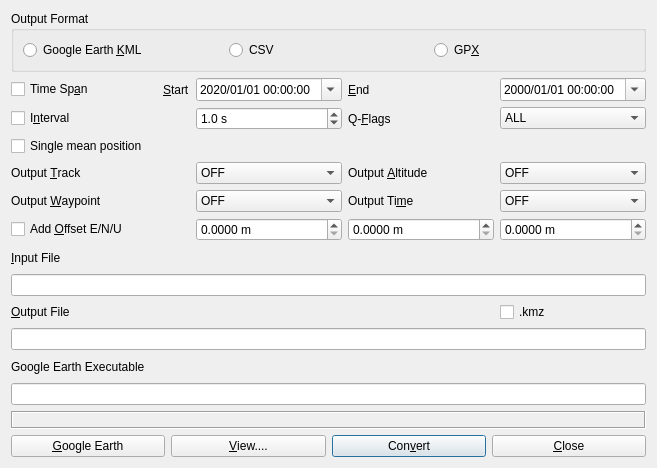
<?xml version="1.0" encoding="UTF-8"?>
<ui version="4.0">
 <class>ConvDialog</class>
 <widget class="QWidget" name="ConvDialog">
  <property name="geometry">
   <rect>
    <x>0</x>
    <y>0</y>
    <width>657</width>
    <height>468</height>
   </rect>
  </property>
  <property name="windowTitle">
   <string>KML/CSV/GPX Converter</string>
  </property>
  <layout class="QVBoxLayout" name="verticalLayout">
   <item>
    <widget class="QWidget" name="panelMain" native="true">
     <property name="text" stdset="0">
      <string/>
     </property>
     <layout class="QGridLayout" name="gridLayout">
      <property name="leftMargin">
       <number>0</number>
      </property>
      <property name="topMargin">
       <number>0</number>
      </property>
      <property name="rightMargin">
       <number>0</number>
      </property>
      <property name="bottomMargin">
       <number>0</number>
      </property>
      <item row="7" column="0">
       <widget class="QLabel" name="lblOutputWaypoint">
        <property name="toolTip">
         <string/>
        </property>
        <property name="text">
         <string>Output &amp;Waypoint</string>
        </property>
        <property name="buddy">
         <cstring>cBPointColor</cstring>
        </property>
       </widget>
      </item>
      <item row="2" column="1">
       <widget class="QLabel" name="lblStart">
        <property name="sizePolicy">
         <sizepolicy hsizetype="Maximum" vsizetype="Preferred">
          <horstretch>0</horstretch>
          <verstretch>0</verstretch>
         </sizepolicy>
        </property>
        <property name="text">
         <string>&amp;Start</string>
        </property>
        <property name="buddy">
         <cstring>dateTimeStart</cstring>
        </property>
       </widget>
      </item>
      <item row="2" column="0">
       <widget class="QCheckBox" name="cBTimeSpan">
        <property name="toolTip">
         <string/>
        </property>
        <property name="text">
         <string>Time Sp&amp;an</string>
        </property>
       </widget>
      </item>
      <item row="2" column="2">
       <widget class="QDateTimeEdit" name="dateTimeStart">
        <property name="dateTime">
         <datetime>
          <hour>0</hour>
          <minute>0</minute>
          <second>0</second>
          <year>2020</year>
          <month>1</month>
          <day>1</day>
         </datetime>
        </property>
        <property name="displayFormat">
         <string>yyyy/MM/dd hh:mm:ss</string>
        </property>
        <property name="calendarPopup">
         <bool>true</bool>
        </property>
        <property name="timeSpec">
         <enum>Qt::UTC</enum>
        </property>
       </widget>
      </item>
      <item row="15" column="0" colspan="5">
       <widget class="QLineEdit" name="lEOutputFile">
        <property name="toolTip">
         <string>Output filename</string>
        </property>
        <property name="maxLength">
         <number>1023</number>
        </property>
        <property name="readOnly">
         <bool>true</bool>
        </property>
       </widget>
      </item>
      <item row="14" column="4">
       <widget class="QCheckBox" name="cBCompress">
        <property name="toolTip">
         <string/>
        </property>
        <property name="text">
         <string>.kmz</string>
        </property>
       </widget>
      </item>
      <item row="2" column="4">
       <widget class="QDateTimeEdit" name="dateTimeStop">
        <property name="displayFormat">
         <string>yyyy/MM/dd hh:mm:ss</string>
        </property>
        <property name="calendarPopup">
         <bool>true</bool>
        </property>
        <property name="timeSpec">
         <enum>Qt::UTC</enum>
        </property>
       </widget>
      </item>
      <item row="14" column="0" colspan="2">
       <widget class="QLabel" name="lblOutputFile">
        <property name="text">
         <string>&amp;Output File</string>
        </property>
        <property name="buddy">
         <cstring>lEOutputFile</cstring>
        </property>
       </widget>
      </item>
      <item row="6" column="2">
       <widget class="QComboBox" name="cBTrackColor">
        <property name="toolTip">
         <string/>
        </property>
        <item>
         <property name="text">
          <string>OFF</string>
         </property>
        </item>
        <item>
         <property name="text">
          <string>White</string>
         </property>
        </item>
        <item>
         <property name="text">
          <string>Green</string>
         </property>
        </item>
        <item>
         <property name="text">
          <string>Orange</string>
         </property>
        </item>
        <item>
         <property name="text">
          <string>Red</string>
         </property>
        </item>
        <item>
         <property name="text">
          <string>Yellow</string>
         </property>
        </item>
       </widget>
      </item>
      <item row="9" column="0" colspan="2">
       <widget class="QCheckBox" name="cBAddOffset">
        <property name="toolTip">
         <string/>
        </property>
        <property name="text">
         <string>Add &amp;Offset E/N/U</string>
        </property>
       </widget>
      </item>
      <item row="7" column="2">
       <widget class="QComboBox" name="cBPointColor">
        <property name="toolTip">
         <string/>
        </property>
        <item>
         <property name="text">
          <string>OFF</string>
         </property>
        </item>
        <item>
         <property name="text">
          <string>White</string>
         </property>
        </item>
        <item>
         <property name="text">
          <string>Green</string>
         </property>
        </item>
        <item>
         <property name="text">
          <string>Orange</string>
         </property>
        </item>
        <item>
         <property name="text">
          <string>Red</string>
         </property>
        </item>
        <item>
         <property name="text">
          <string>By Q-Flag</string>
         </property>
        </item>
       </widget>
      </item>
      <item row="2" column="3">
       <widget class="QLabel" name="lblEnd">
        <property name="text">
         <string>&amp;End</string>
        </property>
        <property name="buddy">
         <cstring>dateTimeStop</cstring>
        </property>
       </widget>
      </item>
      <item row="6" column="0">
       <widget class="QLabel" name="lblOutputTrack">
        <property name="toolTip">
         <string/>
        </property>
        <property name="text">
         <string>Output &amp;Track</string>
        </property>
        <property name="buddy">
         <cstring>cBTrackColor</cstring>
        </property>
       </widget>
      </item>
      <item row="10" column="0">
       <widget class="QLabel" name="lblInputFile">
        <property name="toolTip">
         <string/>
        </property>
        <property name="text">
         <string>&amp;Input File</string>
        </property>
        <property name="buddy">
         <cstring>lEInputFile</cstring>
        </property>
       </widget>
      </item>
      <item row="4" column="3">
       <widget class="QLabel" name="lblQFlags">
        <property name="toolTip">
         <string/>
        </property>
        <property name="text">
         <string>Q-&amp;Flags</string>
        </property>
        <property name="buddy">
         <cstring>cBQFlags</cstring>
        </property>
       </widget>
      </item>
      <item row="4" column="4">
       <widget class="QComboBox" name="cBQFlags">
        <property name="toolTip">
         <string/>
        </property>
        <item>
         <property name="text">
          <string>ALL</string>
         </property>
        </item>
        <item>
         <property name="text">
          <string>Q=1</string>
         </property>
        </item>
        <item>
         <property name="text">
          <string>Q=2</string>
         </property>
        </item>
        <item>
         <property name="text">
          <string>Q=3</string>
         </property>
        </item>
        <item>
         <property name="text">
          <string>Q=4</string>
         </property>
        </item>
        <item>
         <property name="text">
          <string>Q=5</string>
         </property>
        </item>
        <item>
         <property name="text">
          <string>Q=6</string>
         </property>
        </item>
       </widget>
      </item>
      <item row="6" column="4">
       <widget class="QComboBox" name="cBOutputAltitude">
        <property name="enabled">
         <bool>true</bool>
        </property>
        <property name="toolTip">
         <string/>
        </property>
        <item>
         <property name="text">
          <string>OFF</string>
         </property>
        </item>
        <item>
         <property name="text">
          <string>Ellipsoidal</string>
         </property>
        </item>
        <item>
         <property name="text">
          <string>Geodetic</string>
         </property>
        </item>
       </widget>
      </item>
      <item row="7" column="4">
       <widget class="QComboBox" name="cBOutputTime">
        <property name="toolTip">
         <string/>
        </property>
        <item>
         <property name="text">
          <string>OFF</string>
         </property>
        </item>
        <item>
         <property name="text">
          <string>GPST</string>
         </property>
        </item>
        <item>
         <property name="text">
          <string>UTC</string>
         </property>
        </item>
        <item>
         <property name="text">
          <string>JST</string>
         </property>
        </item>
       </widget>
      </item>
      <item row="7" column="3">
       <widget class="QLabel" name="lblOutputTime">
        <property name="toolTip">
         <string/>
        </property>
        <property name="text">
         <string>Output Ti&amp;me</string>
        </property>
        <property name="buddy">
         <cstring>cBOutputTime</cstring>
        </property>
       </widget>
      </item>
      <item row="17" column="0" colspan="2">
       <widget class="QLabel" name="lblGEExecutable">
        <property name="text">
         <string>Google Earth Executable</string>
        </property>
        <property name="buddy">
         <cstring>lEGoogleEarthFile</cstring>
        </property>
       </widget>
      </item>
      <item row="9" column="2" colspan="3">
       <widget class="QWidget" name="wgOffset" native="true">
        <layout class="QHBoxLayout" name="horizontalLayout_2">
         <property name="leftMargin">
          <number>0</number>
         </property>
         <property name="topMargin">
          <number>0</number>
         </property>
         <property name="rightMargin">
          <number>0</number>
         </property>
         <property name="bottomMargin">
          <number>0</number>
         </property>
         <item>
          <widget class="QDoubleSpinBox" name="sBOffset1">
           <property name="suffix">
            <string> m</string>
           </property>
           <property name="decimals">
            <number>4</number>
           </property>
           <property name="maximum">
            <double>1000.000000000000000</double>
           </property>
          </widget>
         </item>
         <item>
          <widget class="QDoubleSpinBox" name="sBOffset2">
           <property name="suffix">
            <string> m</string>
           </property>
           <property name="decimals">
            <number>4</number>
           </property>
           <property name="maximum">
            <double>10000.000000000000000</double>
           </property>
          </widget>
         </item>
         <item>
          <widget class="QDoubleSpinBox" name="sBOffset3">
           <property name="suffix">
            <string> m</string>
           </property>
           <property name="decimals">
            <number>4</number>
           </property>
           <property name="maximum">
            <double>10000.000000000000000</double>
           </property>
          </widget>
         </item>
        </layout>
       </widget>
      </item>
      <item row="19" column="0" colspan="5">
       <widget class="QLabel" name="lblMessage">
        <property name="sizePolicy">
         <sizepolicy hsizetype="Preferred" vsizetype="Fixed">
          <horstretch>0</horstretch>
          <verstretch>0</verstretch>
         </sizepolicy>
        </property>
        <property name="toolTip">
         <string/>
        </property>
        <property name="frameShape">
         <enum>QFrame::Box</enum>
        </property>
        <property name="frameShadow">
         <enum>QFrame::Sunken</enum>
        </property>
       </widget>
      </item>
      <item row="4" column="2">
       <widget class="QDoubleSpinBox" name="sBTimeInterval">
        <property name="suffix">
         <string> s</string>
        </property>
        <property name="decimals">
         <number>1</number>
        </property>
        <property name="maximum">
         <double>100000.000000000000000</double>
        </property>
        <property name="value">
         <double>1.000000000000000</double>
        </property>
       </widget>
      </item>
      <item row="6" column="3">
       <widget class="QLabel" name="lblOutputAltitude">
        <property name="toolTip">
         <string/>
        </property>
        <property name="text">
         <string>Output &amp;Altitude</string>
        </property>
        <property name="buddy">
         <cstring>cBOutputAltitude</cstring>
        </property>
       </widget>
      </item>
      <item row="4" column="0" colspan="2">
       <widget class="QCheckBox" name="cBTimeInterval">
        <property name="toolTip">
         <string/>
        </property>
        <property name="text">
         <string>I&amp;nterval</string>
        </property>
       </widget>
      </item>
      <item row="5" column="0" colspan="2">
       <widget class="QCheckBox" name="cBSingleMean">
        <property name="toolTip">
         <string/>
        </property>
        <property name="text">
         <string>Single mean position</string>
        </property>
       </widget>
      </item>
      <item row="18" column="0" colspan="5">
       <widget class="QLineEdit" name="lEGoogleEarthFile">
        <property name="toolTip">
         <string/>
        </property>
        <property name="maxLength">
         <number>1023</number>
        </property>
       </widget>
      </item>
      <item row="13" column="0" colspan="5">
       <widget class="QLineEdit" name="lEInputFile">
        <property name="toolTip">
         <string/>
        </property>
        <property name="maxLength">
         <number>1023</number>
        </property>
       </widget>
      </item>
      <item row="0" column="0" colspan="5">
       <widget class="QGroupBox" name="gBFormat">
        <property name="title">
         <string>Output Format</string>
        </property>
        <layout class="QGridLayout" name="gridLayout_2">
         <item row="0" column="0">
          <widget class="QRadioButton" name="rBFormatKML">
           <property name="text">
            <string>Google Earth &amp;KML</string>
           </property>
          </widget>
         </item>
         <item row="0" column="1">
          <widget class="QRadioButton" name="rBFormatCSV">
           <property name="text">
            <string>CSV</string>
           </property>
          </widget>
         </item>
         <item row="0" column="2">
          <widget class="QRadioButton" name="rBFormatGPX">
           <property name="text">
            <string>GP&amp;X</string>
           </property>
          </widget>
         </item>
        </layout>
       </widget>
      </item>
     </layout>
    </widget>
   </item>
   <item>
    <widget class="QWidget" name="wgButtons" native="true">
     <property name="sizePolicy">
      <sizepolicy hsizetype="Preferred" vsizetype="Fixed">
       <horstretch>0</horstretch>
       <verstretch>0</verstretch>
      </sizepolicy>
     </property>
     <layout class="QHBoxLayout" name="horizontalLayout">
      <property name="leftMargin">
       <number>0</number>
      </property>
      <property name="topMargin">
       <number>0</number>
      </property>
      <property name="rightMargin">
       <number>0</number>
      </property>
      <property name="bottomMargin">
       <number>0</number>
      </property>
      <item>
       <widget class="QPushButton" name="btnGoogleEarth">
        <property name="toolTip">
         <string>Start Google Earth</string>
        </property>
        <property name="text">
         <string>&amp;Google Earth</string>
        </property>
        <property name="icon">
         <iconset resource="../icon/resources.qrc">
          <normaloff>:/buttons/ge</normaloff>:/buttons/ge</iconset>
        </property>
       </widget>
      </item>
      <item>
       <widget class="QPushButton" name="btnView">
        <property name="toolTip">
         <string>View output file</string>
        </property>
        <property name="text">
         <string>&amp;View....</string>
        </property>
        <property name="icon">
         <iconset resource="../icon/resources.qrc">
          <normaloff>:/buttons/doc</normaloff>:/buttons/doc</iconset>
        </property>
       </widget>
      </item>
      <item>
       <widget class="QPushButton" name="btnConvert">
        <property name="toolTip">
         <string/>
        </property>
        <property name="text">
         <string>Con&amp;vert</string>
        </property>
        <property name="autoDefault">
         <bool>true</bool>
        </property>
        <property name="default">
         <bool>true</bool>
        </property>
       </widget>
      </item>
      <item>
       <widget class="QPushButton" name="btnClose">
        <property name="toolTip">
         <string/>
        </property>
        <property name="text">
         <string>&amp;Close</string>
        </property>
       </widget>
      </item>
     </layout>
    </widget>
   </item>
  </layout>
 </widget>
 <tabstops>
  <tabstop>rBFormatKML</tabstop>
  <tabstop>rBFormatCSV</tabstop>
  <tabstop>rBFormatGPX</tabstop>
  <tabstop>cBTimeSpan</tabstop>
  <tabstop>dateTimeStart</tabstop>
  <tabstop>dateTimeStop</tabstop>
  <tabstop>cBTimeInterval</tabstop>
  <tabstop>sBTimeInterval</tabstop>
  <tabstop>cBQFlags</tabstop>
  <tabstop>cBTrackColor</tabstop>
  <tabstop>cBOutputAltitude</tabstop>
  <tabstop>cBPointColor</tabstop>
  <tabstop>cBOutputTime</tabstop>
  <tabstop>cBAddOffset</tabstop>
  <tabstop>sBOffset1</tabstop>
  <tabstop>sBOffset2</tabstop>
  <tabstop>sBOffset3</tabstop>
  <tabstop>lEInputFile</tabstop>
  <tabstop>lEOutputFile</tabstop>
  <tabstop>cBCompress</tabstop>
  <tabstop>lEGoogleEarthFile</tabstop>
  <tabstop>btnGoogleEarth</tabstop>
  <tabstop>btnView</tabstop>
  <tabstop>btnConvert</tabstop>
  <tabstop>btnClose</tabstop>
 </tabstops>
 <resources>
  <include location="../icon/resources.qrc"/>
 </resources>
 <connections/>
</ui>
